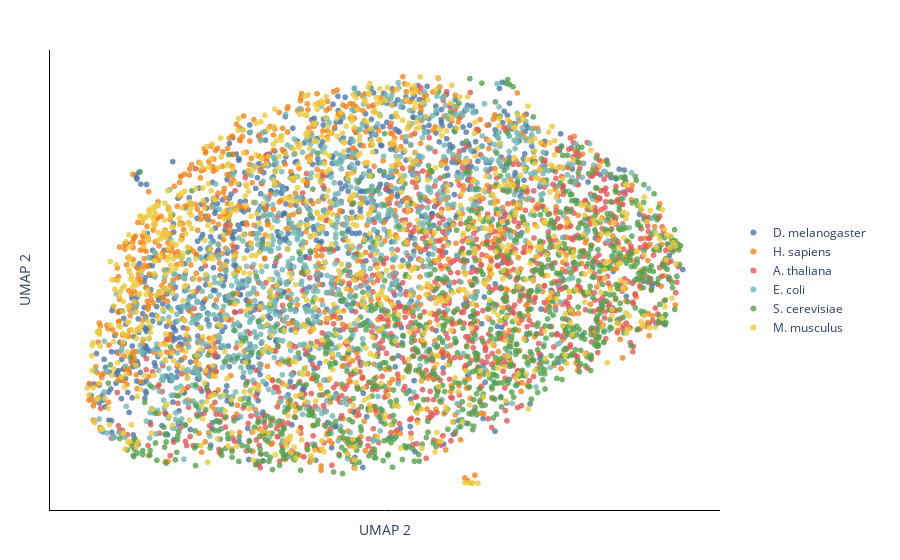

The cell this chart's notebook holds for it:
### Code cell
test_emb, _ = extract_embeddings_from_pipeline(pipe, test_ds, max_length=MAX_LENGTH)

fig = plot_umap(test_emb, te_labels, seed=SEED)

xaxis_attr_dict = PLOTLY_AXIS_ATTR_DICT
xaxis_attr_dict["title"] = "UMAP 1"
yaxis_attr_dict = PLOTLY_AXIS_ATTR_DICT
yaxis_attr_dict["title"] = "UMAP 2"
save_plotly(
    fig, "umap_embeddings", xaxis_attr_dict, yaxis_attr_dict, PLOTLY_LEGEND_ATTR_DICT
)

### Figure 1 — Plotly figure (JSON) as saved in the notebook; plotly's stock layout.template omitted (floating-point values rounded to 4 significant figures; data arrays with more than 128 entries replaced by an {"elided": "..."} marker saying what was removed)
{"data": [{"hoverinfo": "text", "hovertext": {"elided": "1000 str values"}, "marker": {"line": {"width": 0}, "opacity": 0.8, "size": 6}, "mode": "markers", "name": "D. melanogaster", "type": "scattergl", "x": {"elided": "1000 float values"}, "y": {"elided": "1000 float values"}}, {"hoverinfo": "text", "hovertext": {"elided": "1000 str values"}, "marker": {"line": {"width": 0}, "opacity": 0.8, "size": 6}, "mode": "markers", "name": "H. sapiens", "type": "scattergl", "x": {"elided": "1000 float values"}, "y": {"elided": "1000 float values"}}, {"hoverinfo": "text", "hovertext": {"elided": "1000 str values"}, "marker": {"line": {"width": 0}, "opacity": 0.8, "size": 6}, "mode": "markers", "name": "A. thaliana", "type": "scattergl", "x": {"elided": "1000 float values"}, "y": {"elided": "1000 float values"}}, {"hoverinfo": "text", "hovertext": {"elided": "1000 str values"}, "marker": {"line": {"width": 0}, "opacity": 0.8, "size": 6}, "mode": "markers", "name": "E. coli", "type": "scattergl", "x": {"elided": "1000 float values"}, "y": {"elided": "1000 float values"}}, {"hoverinfo": "text", "hovertext": {"elided": "1000 str values"}, "marker": {"line": {"width": 0}, "opacity": 0.8, "size": 6}, "mode": "markers", "name": "S. cerevisiae", "type": "scattergl", "x": {"elided": "1000 float values"}, "y": {"elided": "1000 float values"}}, {"hoverinfo": "text", "hovertext": {"elided": "1000 str values"}, "marker": {"line": {"width": 0}, "opacity": 0.8, "size": 6}, "mode": "markers", "name": "M. musculus", "type": "scattergl", "x": {"elided": "1000 float values"}, "y": {"elided": "1000 float values"}}], "layout": {"colorway": ["#4C78A8", "#F58518", "#E45756", "#72B7B2", "#54A24B", "#EECA3B", "#B279A2", "#FF9DA6", "#9D755D", "#BAB0AC"], "legend": {"orientation": "v", "x": 1.02, "xanchor": "left", "y": 0.5, "yanchor": "middle"}, "margin": {"b": 50, "l": 50, "r": 180, "t": 50}, "xaxis": {"linecolor": "black", "linewidth": 1, "showgrid": false, "showline": true, "showticklabels": false, "ticks": "", "title": {"text": "UMAP 2"}, "zeroline": false}, "yaxis": {"linecolor": "black", "linewidth": 1, "showgrid": false, "showline": true, "showticklabels": false, "ticks": "", "title": {"text": "UMAP 2"}, "zeroline": false}}}
